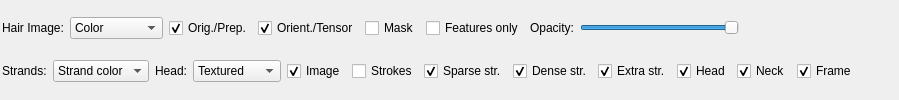
        <widget class="QWidget" name="tabImage">
         <attribute name="title">
          <string>Image View</string>
         </attribute>
         <layout class="QVBoxLayout" name="verticalLayout_7">
          <property name="margin">
           <number>2</number>
          </property>
          <item>
           <layout class="QHBoxLayout" name="horizontalLayout_9">
            <item>
             <widget class="QLabel" name="label_18">
              <property name="text">
               <string>Hair Image:</string>
              </property>
             </widget>
            </item>
            <item>
             <widget class="QComboBox" name="comboImageView">
              <item>
               <property name="text">
                <string>Color</string>
               </property>
              </item>
              <item>
               <property name="text">
                <string>Orientation</string>
               </property>
              </item>
              <item>
               <property name="text">
                <string>Confidence</string>
               </property>
              </item>
              <item>
               <property name="text">
                <string>Coverage</string>
               </property>
              </item>
              <item>
               <property name="text">
                <string>Depth</string>
               </property>
              </item>
              <item>
               <property name="text">
                <string>Debug1</string>
               </property>
              </item>
              <item>
               <property name="text">
                <string>Debug2</string>
               </property>
              </item>
             </widget>
            </item>
            <item>
             <widget class="QCheckBox" name="checkBoxToggleOrigPrep">
              <property name="text">
               <string>Orig./Prep.</string>
              </property>
              <property name="checked">
               <bool>true</bool>
              </property>
             </widget>
            </item>
            <item>
             <widget class="QCheckBox" name="checkBoxToggleOrientTensor">
              <property name="text">
               <string>Orient./Tensor</string>
              </property>
              <property name="checked">
               <bool>true</bool>
              </property>
             </widget>
            </item>
            <item>
             <widget class="QCheckBox" name="checkBoxShowMask">
              <property name="text">
               <string>Mask</string>
              </property>
             </widget>
            </item>
            <item>
             <widget class="QCheckBox" name="checkBoxShowMaxResp">
              <property name="text">
               <string>Features only</string>
              </property>
             </widget>
            </item>
            <item>
             <widget class="QLabel" name="label_16">
              <property name="text">
               <string>Opacity:</string>
              </property>
             </widget>
            </item>
            <item>
             <widget class="QSlider" name="sliderImageOpacity">
              <property name="maximumSize">
               <size>
                <width>200</width>
                <height>16777215</height>
               </size>
              </property>
              <property name="maximum">
               <number>100</number>
              </property>
              <property name="value">
               <number>100</number>
              </property>
              <property name="orientation">
               <enum>Qt::Horizontal</enum>
              </property>
             </widget>
            </item>
            <item>
             <spacer name="horizontalSpacer">
              <property name="orientation">
               <enum>Qt::Horizontal</enum>
              </property>
              <property name="sizeHint" stdset="0">
               <size>
                <width>40</width>
                <height>20</height>
               </size>
              </property>
             </spacer>
            </item>
           </layout>
          </item>
          <item>
           <layout class="QHBoxLayout" name="horizontalLayout_10">
            <item>
             <layout class="QHBoxLayout" name="horizontalLayout_22">
              <item>
               <widget class="QLabel" name="label_29">
                <property name="text">
                 <string>Strands:</string>
                </property>
               </widget>
              </item>
              <item>
               <widget class="QComboBox" name="comboHairRenderMode">
                <item>
                 <property name="text">
                  <string>Strand color</string>
                 </property>
                </item>
                <item>
                 <property name="text">
                  <string>Global color</string>
                 </property>
                </item>
                <item>
                 <property name="text">
                  <string>Tangent</string>
                 </property>
                </item>
                <item>
                 <property name="text">
                  <string>Lighting</string>
                 </property>
                </item>
                <item>
                 <property name="text">
                  <string>Marschner</string>
                 </property>
                </item>
               </widget>
              </item>
             </layout>
            </item>
            <item>
             <widget class="QLabel" name="label_62">
              <property name="text">
               <string>Head:</string>
              </property>
             </widget>
            </item>
            <item>
             <widget class="QComboBox" name="comboHeadRenderMode">
              <property name="currentIndex">
               <number>2</number>
              </property>
              <item>
               <property name="text">
                <string>Simple</string>
               </property>
              </item>
              <item>
               <property name="text">
                <string>Texcoord</string>
               </property>
              </item>
              <item>
               <property name="text">
                <string>Textured</string>
               </property>
              </item>
              <item>
               <property name="text">
                <string>DepthOnly</string>
               </property>
              </item>
             </widget>
            </item>
            <item>
             <widget class="QCheckBox" name="checkBoxImage">
              <property name="text">
               <string>Image</string>
              </property>
              <property name="checked">
               <bool>true</bool>
              </property>
             </widget>
            </item>
            <item>
             <widget class="QCheckBox" name="checkBoxStrokes">
              <property name="text">
               <string>Strokes</string>
              </property>
             </widget>
            </item>
            <item>
             <widget class="QCheckBox" name="checkBoxHair">
              <property name="text">
               <string>Sparse str.</string>
              </property>
              <property name="checked">
               <bool>true</bool>
              </property>
             </widget>
            </item>
            <item>
             <widget class="QCheckBox" name="checkBoxAuxHair">
              <property name="text">
               <string>Dense str.</string>
              </property>
              <property name="checked">
               <bool>true</bool>
              </property>
             </widget>
            </item>
            <item>
             <widget class="QCheckBox" name="checkBoxDenseHair">
              <property name="text">
               <string>Extra str.</string>
              </property>
              <property name="checked">
               <bool>true</bool>
              </property>
             </widget>
            </item>
            <item>
             <widget class="QCheckBox" name="checkBoxHead">
              <property name="text">
               <string>Head</string>
              </property>
              <property name="checked">
               <bool>true</bool>
              </property>
             </widget>
            </item>
            <item>
             <widget class="QCheckBox" name="checkBoxNeck">
              <property name="text">
               <string>Neck</string>
              </property>
              <property name="checked">
               <bool>true</bool>
              </property>
             </widget>
            </item>
            <item>
             <widget class="QCheckBox" name="checkBoxFrame">
              <property name="text">
               <string>Frame</string>
              </property>
              <property name="checked">
               <bool>true</bool>
              </property>
             </widget>
            </item>
            <item>
             <spacer name="horizontalSpacer_2">
              <property name="orientation">
               <enum>Qt::Horizontal</enum>
              </property>
              <property name="sizeHint" stdset="0">
               <size>
                <width>40</width>
                <height>20</height>
               </size>
              </property>
             </spacer>
            </item>
           </layout>
          </item>
         </layout>
        </widget>
